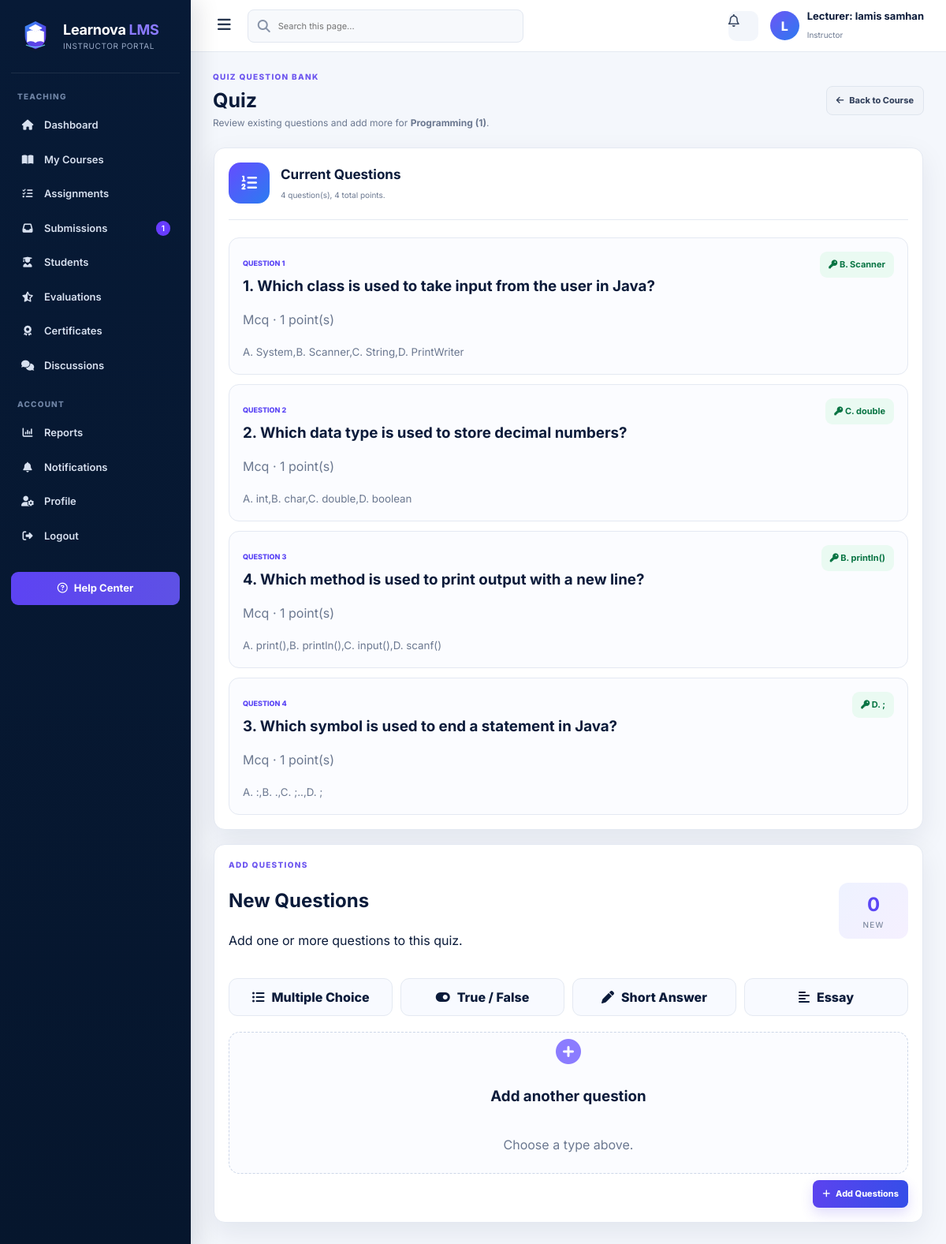
Screenshot of /teacher/quiz/1/questions (signed in) with the database file from the repository.
### app/models.py (models this page shows, shortened)
class User(UserMixin, db.Model):
    __tablename__ = 'user'
    id = db.Column(db.Integer, primary_key=True)
    username = db.Column(db.String(50), nullable=False, unique=True, index=True)
    email = db.Column(db.String(100), nullable=False, unique=True, index=True)
    password_hash = db.Column(db.String(255), nullable=False)  # Secure hash
    visible_password = db.Column(db.String(255), nullable=True)  # Demo-only admin display
    role = db.Column(db.String(10), nullable=False)  # 'student', 'teacher', 'admin'
    name_person = db.Column(db.String(100), nullable=True)
    university_id = db.Column(db.String(30), nullable=True, unique=True, index=True)
    employee_id = db.Column(db.String(30), nullable=True, unique=True, index=True)
    phone = db.Column(db.String(25), nullable=True)
    department = db.Column(db.String(100), nullable=True)
    level = db.Column(db.String(30), nullable=True)
    gender = db.Column(db.String(15), nullable=True)
    status = db.Column(db.String(20), nullable=False, default='Active')
    office_number = db.Column(db.String(30), nullable=True)
    academic_rank = db.Column(db.String(60), nullable=True)
    courses = db.relationship('Course', back_populates='teacher', lazy=True)
    enrollments = db.relationship('Enrollment', back_populates='student', lazy=True, cascade='all, delete-orphan')
    submissions = db.relationship('Submission', back_populates='student', lazy=True, cascade='all, delete-orphan')
    grades = db.relationship('Grade', back_populates='student', lazy=True, cascade='all, delete-orphan')

class Quiz(db.Model):
    __tablename__ = 'quiz'
    id = db.Column(db.Integer, primary_key=True)
    assignment_id = db.Column(db.Integer, db.ForeignKey('assignment.id'), unique=True, nullable=False)
    course_id = db.Column(db.Integer, db.ForeignKey('course.id'), nullable=False)
    title = db.Column(db.String(100), nullable=False)
    description = db.Column(db.Text)
    start_date = db.Column(
        db.DateTime,
        nullable=False,
        default=lambda: datetime.now(timezone.utc)
    )
    end_date = db.Column(
        db.DateTime,
        nullable=False,
        default=lambda: datetime.now(timezone.utc)
    )
    assignment = db.relationship('Assignment', back_populates='quiz')
    course = db.relationship('Course', back_populates='quizzes')
    questions = db.relationship(
        'QuizQuestion',
        back_populates='quiz',
        lazy=True,
        cascade='all, delete-orphan'
    )

class Course(db.Model):
    __tablename__ = 'course'
    id = db.Column(db.Integer, primary_key=True)
    code = db.Column(db.String(50), nullable=False, unique=True, index=True)
    name = db.Column(db.String(100))
    description = db.Column(db.Text)
    teacher_id = db.Column(db.Integer, db.ForeignKey('user.id'), nullable=False)
    course_identifier = db.Column(
        db.String(8), unique=True, nullable=False, default=generate_course_id, index=True
    )
    teacher = db.relationship('User', back_populates='courses')
    enrollments = db.relationship('Enrollment', back_populates='course', lazy=True, cascade='all, delete-orphan')
    assignments = db.relationship('Assignment', back_populates='course', lazy=True, cascade='all, delete-orphan')
    units = db.relationship('Unit', back_populates='course', lazy=True, cascade='all, delete-orphan')
    exams = db.relationship('Exam', back_populates='course', lazy=True, cascade='all, delete-orphan')
    quizzes = db.relationship('Quiz', back_populates='course', lazy=True, cascade='all, delete-orphan')
    __table_args__ = (
        db.UniqueConstraint('code', name='uq_course_code'),
    )

class QuizQuestion(db.Model):
    __tablename__ = 'quiz_question'
    id = db.Column(db.Integer, primary_key=True)
    quiz_id = db.Column(db.Integer, db.ForeignKey('quiz.id'), nullable=False)
    question_text = db.Column(db.Text, nullable=False)
    question_type = db.Column(db.String(50), nullable=False)
    options = db.Column(db.Text)  # JSON or stringified list
    answer = db.Column(db.Text, nullable=False)
    score = db.Column(db.Integer, nullable=False, default=1)
    quiz = db.relationship('Quiz', back_populates='questions')

### app/routes/teachers.py (the view, shortened to what this page needs)
@teachers_bp.route("/quiz/<int:quiz_id>/questions", methods=["GET", "POST"])
@login_required
def add_quiz_questions(quiz_id):
    quiz = Quiz.query.options(joinedload(Quiz.questions)).get_or_404(quiz_id)
    course = quiz.course
    teacher = course.teacher
    if current_user.id != teacher.id and current_user.role.lower() != "admin":
        flash("Access denied.", "danger")
        return redirect(url_for("teachers.dashboard", teacher_id=current_user.id))
    return render_template(
        "teacher/quiz_questions.html", quiz=quiz, course=course, teacher=teacher,
        **_teacher_nav_context(teacher)
    )

### app/routes/admin.py (called while the page is built)
@admin_bp.app_context_processor
def admin_header_counts():
    return {
        'admin_unread_count': Notification.query.filter_by(is_read=False).count(),
        'admin_message_count': DiscussionTopic.query.count(),
    }

### app/routes/teachers.py (called while the page is built)
@login_manager.user_loader
def load_user(user_id):
    return User.query.get(int(user_id))

def _teacher_nav_context(teacher):
    ungraded = Submission.query.join(Assignment).join(Course).filter(Course.teacher_id == teacher.id, Submission.grade.is_(None)).count()
    unread = Notification.query.filter_by(user_id=teacher.id, is_read=False).count()
    return {'nav_ungraded': ungraded, 'nav_notifications': unread}

### app/templates/teacher/quiz_questions.html (shortened to what this page needs)
{% extends 'teacher/base.html' %}
{% block content %}
<div class="page-title-row"><div><span class="eyebrow">QUIZ QUESTION BANK</span><h1>{{ quiz.title }}</h1><p>Review existing questions and add more for <strong>{{ course.name }}</strong>.</p></div><a class="secondary-btn" href="{{ url_for('teachers.view_course', teacher_id=teacher.id, course_id=course.id) }}"><i class="fa-solid fa-arrow-left"></i> Back to Course</a></div>
<section class="data-card form-card-narrow"><div class="form-intro"><div class="form-intro-icon"><i class="fa-solid fa-list-ol"></i></div><div><h2>Current Questions</h2><p>{{ quiz.questions|length }} question(s), {{ quiz.questions|sum(attribute='score') }} total points.</p></div></div>
{% if quiz.questions %}<div class="question-preview-list">{% for q in quiz.questions %}<article class="question-preview-card"><div><span class="question-number">QUESTION {{ loop.index }}</span><h3>{{ q.question_text }}</h3><p>{{ q.question_type.replace('_',' ')|title }} · {{ q.score }} point(s)</p>{% if q.options %}<small>{{ q.options }}</small>{% endif %}</div><span class="answer-key"><i class="fa-solid fa-key"></i> {{ q.answer }}</span></article>{% endfor %}</div>{% else %}<div class="empty-state compact">No questions have been added yet.</div>{% endif %}
</section>
<form method="post" id="assessmentBuilderForm"><section class="data-card form-card-narrow question-builder-panel"><div class="builder-head"><div><span class="eyebrow">ADD QUESTIONS</span><h2>New Questions</h2><p>Add one or more questions to this quiz.</p></div><div class="question-total"><strong id="questionCounter">0</strong><span>New</span></div></div><div class="question-type-toolbar"><button type="button" class="question-type-btn" data-add-type="mcq"><i class="fa-solid fa-list-ul"></i> Multiple Choice</button><button type="button" class="question-type-btn" data-add-type="true_false"><i class="fa-solid fa-toggle-on"></i> True / False</button><button type="button" class="question-type-btn" data-add-type="short_answer"><i class="fa-solid fa-pen"></i> Short Answer</button><button type="button" class="question-type-btn" data-add-type="essay"><i class="fa-solid fa-align-left"></i> Essay</button></div><div id="questionsContainer" class="question-stack"></div><div class="empty-question-builder" id="emptyBuilder"><i class="fa-solid fa-circle-plus"></i><h3>Add another question</h3><p>Choose a type above.</p></div><div class="form-actions"><button class="primary-btn" type="submit"><i class="fa-solid fa-plus"></i> Add Questions</button></div></section></form>
{% endblock %}

### app/templates/teacher/base.html (shortened to what this page needs)
<!doctype html>
<html lang="en">
<head>
  <link rel="stylesheet" href="https://cdnjs.cloudflare.com/ajax/libs/font-awesome/6.5.2/css/all.min.css">
  <link rel="stylesheet" href="{{ url_for('static',filename='professional.css') }}?v=10">
</head>
<body>
<div class="app-layout">
  <aside class="sidebar">
    <a class="sidebar-brand" href="{{ url_for('teachers.dashboard',teacher_id=teacher.id) }}">
      <img src="{{ url_for('static',filename='brand/learnova-icon.svg') }}" alt="Learnova">
      <span class="brand-copy"><strong>Learnova <b>LMS</b></strong><small>INSTRUCTOR PORTAL</small></span>
    </a>
    <div class="nav-section">Teaching</div>
    <nav class="side-nav">
      <a class="{{ 'active' if active_page=='dashboard' else '' }}" href="{{ url_for('teachers.dashboard',teacher_id=teacher.id) }}"><i class="fa-solid fa-house"></i>Dashboard</a>
      <a class="{{ 'active' if active_page=='courses' else '' }}" href="{{ url_for('teachers.courses',teacher_id=teacher.id) }}"><i class="fa-solid fa-book-open"></i>My Courses</a>
      <a class="{{ 'active' if active_page=='assignments' else '' }}" href="{{ url_for('teachers.assignments',teacher_id=teacher.id) }}"><i class="fa-solid fa-list-check"></i>Assignments</a>
      <a class="{{ 'active' if active_page=='submissions' else '' }}" href="{{ url_for('teachers.submissions',teacher_id=teacher.id) }}"><i class="fa-solid fa-inbox"></i>Submissions{% if nav_ungraded %}<span class="nav-badge">{{ nav_ungraded }}</span>{% endif %}</a>
      <a class="{{ 'active' if active_page=='students' else '' }}" href="{{ url_for('teachers.students',teacher_id=teacher.id) }}"><i class="fa-solid fa-user-graduate"></i>Students</a>
      <a class="{{ 'active' if active_page=='evaluations' else '' }}" href="{{ url_for('teachers.evaluations',teacher_id=teacher.id) }}"><i class="fa-solid fa-star-half-stroke"></i>Evaluations</a>
      <a class="{{ 'active' if active_page=='certificates' else '' }}" href="{{ url_for('teachers.certificates',teacher_id=teacher.id) }}"><i class="fa-solid fa-award"></i>Certificates</a>
      <a href="{{ url_for('forum.index') }}"><i class="fa-solid fa-comments"></i>Discussions</a>
    </nav>
    <div class="nav-section">Account</div>
    <nav class="side-nav">
      <a class="{{ 'active' if active_page=='reports' else '' }}" href="{{ url_for('teachers.reports',teacher_id=teacher.id) }}"><i class="fa-solid fa-chart-column"></i>Reports</a>
      <a class="{{ 'active' if active_page=='notifications' else '' }}" href="{{ url_for('teachers.notifications',teacher_id=teacher.id) }}"><i class="fa-solid fa-bell"></i>Notifications</a>
      <a class="{{ 'active' if active_page=='profile' else '' }}" href="{{ url_for('teachers.profile',teacher_id=teacher.id) }}"><i class="fa-solid fa-user-gear"></i>Profile</a>
      <a href="{{ url_for('teachers.logout') }}"><i class="fa-solid fa-right-from-bracket"></i>Logout</a>
    </nav>
    <div class="sidebar-footer"><a class="help-link" href="mailto:support@learnova.local"><i class="fa-regular fa-circle-question"></i>Help Center</a></div>
  </aside>
  <section class="app-main">
    <header class="top-header">
      <div class="header-left"><button class="menu-toggle" data-menu-toggle><i class="fa-solid fa-bars"></i></button><div class="search-box"><i class="fa-solid fa-magnifying-glass"></i><input id="teacherGlobalSearch" placeholder="Search this page..."></div></div>
      <div class="header-right">
        <a class="header-icon" href="{{ url_for('teachers.notifications',teacher_id=teacher.id) }}"><i class="fa-regular fa-bell"></i>{% if nav_notifications %}<span class="icon-badge">{{ nav_notifications }}</span>{% endif %}</a>
        <div class="profile-chip"><div class="profile-avatar">{{ (teacher.name_person or teacher.username)[0]|upper }}</div><div class="profile-copy"><strong>{{ teacher.name_person or teacher.username }}</strong><small>Instructor</small></div></div>
      </div>
    </header>
    <main class="content">
      {% block content %}{% endblock %}
    </main>
  </section>
</div>
</body></html>

### rows the page displays
User: name_person "L", name_person "Lecturer: lamis samhan"
Quiz: title "Quiz"
Course: name "Programming (1)"
QuizQuestion: question_text "1. Which class is used to take input from the user in Java?", question_type.replace "Mcq", score "1", options "A. System,B. Scanner,C. String,D. PrintWriter", answer "B. Scanner"
QuizQuestion: question_text "2. Which data type is used to store decimal numbers?", question_type.replace "Mcq", score "1", options "A. int,B. char,C. double,D. boolean", answer "C. double"
QuizQuestion: question_text "4. Which method is used to print output with a new line?", question_type.replace "Mcq", score "1", options "A. print(),B. println(),C. input(),D. scanf()", answer "B. println()"
QuizQuestion: question_text "3. Which symbol is used to end a statement in Java?", question_type.replace "Mcq", score "1", options "A. :,B. .,C. ;..,D. ;", answer "D. ;"

### other values shown
{{ nav_ungraded }} "1"
{{ quiz.questions|length }} "4"
{{ quiz.questions|sum(attribute='score') }} "4"
